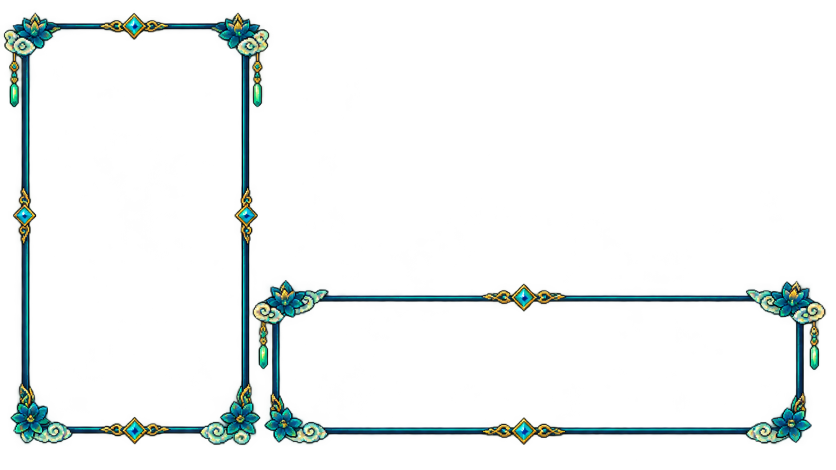
#> input picture assets_src/frames_sheet.png, 1672 x 940 px, given in place of plants_sheet.png, which was not available (shown at 1/2 size)
$ python slice_sheets.py
#> lines starting #> are read from the running program, lines starting #| are printed output that depends on the picture; after the words box and inside, x2 and y2 are one past the last pixel; in counts of white or black regions, pixels touching at a corner belong together; pictures that were not available may be replaced by others from this repository, and a replacement may not be noted
#> in cut_rgba, a is the input picture: shape (940, 1672, 4); mean R, G, B, A 5, 11, 10.7, 19.2
#!/usr/bin/env python3
"""Cắt 3 ảnh sheet trong assets_src/ (lưới 4 cột x 3 hàng) thành sprite lẻ trong assets/.
Chạy:  pip install pillow numpy scipy   rồi   python tools/slice_sheets.py
Thay ảnh sheet mới (cùng bố cục 4x3) rồi chạy lại là cập nhật asset."""
import os
import numpy as np
from PIL import Image
from scipy import ndimage as ndi

ROOT = os.path.dirname(os.path.dirname(os.path.abspath(__file__)))
SRC, OUT = os.path.join(ROOT, "assets_src"), os.path.join(ROOT, "assets")

PLANTS = ["grass", "ginseng", "lingzhi", "lotus", "fire", "gold", "lily", "blood", "bamboo", "fruit", "jade", "cloud"]
TILES = ["empty", "seed", "sprout", "grow", "ripe", "wilt", "water", "gold", "fence", "trough", "rune", "scarecrow"]
SKILLS = ["meditate", "sword", "body", "scroll", "fist", "book_gold", "book_blue", "book_brown",
          "book_pale", "book_purple", "book_green", "book_red"]


def grid_order(comps, H, W):
    """Xếp 12 thành phần theo hàng (trên->dưới) rồi cột (trái->phải) của lưới 3x4."""
    return sorted(comps, key=lambda c: (min(2, int(c[1] / (H / 3))), min(3, int(c[2] / (W / 4)))))


def components(mask):
    lab, n = ndi.label(mask)
    sizes = ndi.sum(mask, lab, range(1, n + 1))
    ids = [i + 1 for i in np.argsort(sizes)[::-1][:12]]
    comps = []
    for i in ids:
        ys, xs = np.where(lab == i)
        comps.append((i, ys.mean(), xs.mean()))
    return lab, comps


def save(img, folder, name, sizes):
    os.makedirs(os.path.join(OUT, folder), exist_ok=True)
    for suffix, m in sizes:
        im = img.copy()
        im.thumbnail((m, m), Image.LANCZOS)
        im.save(os.path.join(OUT, folder, f"{name}{suffix}.png"), optimize=True)


def cut_rgba(path, names, folder, sizes, grow=5, th=60):
    a = np.array(Image.open(path).convert("RGBA"))
    al = a[..., 3]
    lab, comps = components(al > th)
#> in components, `lab, n = ndi.label(mask)`: lab: shape (940, 1672) int32; 3 distinct labels, from 0 to 2
#> in components, `lab, n = ndi.label(mask)`: n = 2
#> in components, `lab, n = ndi.label(mask)`:
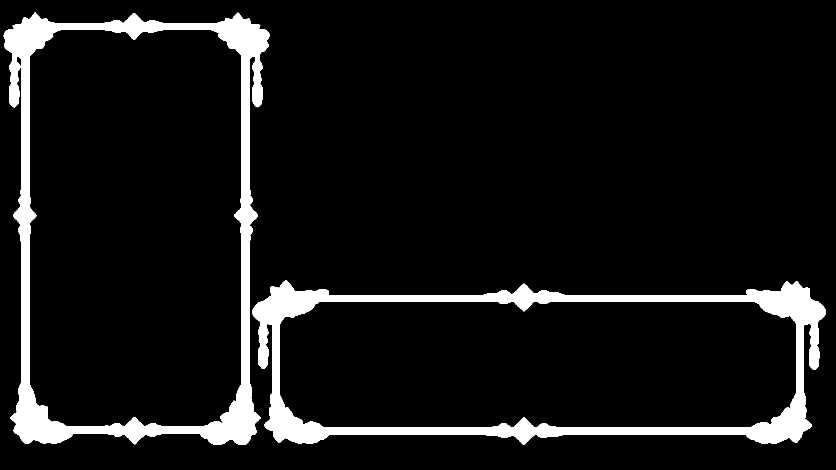
#> mask: shape (940, 1672) bool (shown at 1/2 size); 8% white; 2 white regions, box (x1, y1, x2, y2) and area: (7, 25, 539, 890) 64435, (505, 560, 1652, 890) 61927
#> in components, `sizes = ndi.sum(mask, lab, range(1, n + 1))`: sizes = [64435, 61927]
#> in components, `ids = [i + 1 for i in np.argsort(sizes)[::-1][:12]]`: ids = [1, 2]
#> the loop in components, `for i in ids:` made 2 passes
#> after the loop in components, `for i in ids:`: comps = [(1, 453.5, 270.2), (2, 723.9, 1080.3)]
#> the loop in cut_rgba, `for (i, _, _), nm in zip(grid_order(comps, *al.shape), names):` made 2 passes
#> (i, nm) on passes 1 to 2: (1, 'grass'), (2, 'ginseng')
#| plants grass
#| plants ginseng
#> call 2 of cut_rgba, with path = 'assets_src/farm_sheet.png', folder = 'farm', grow = 4, th = 60
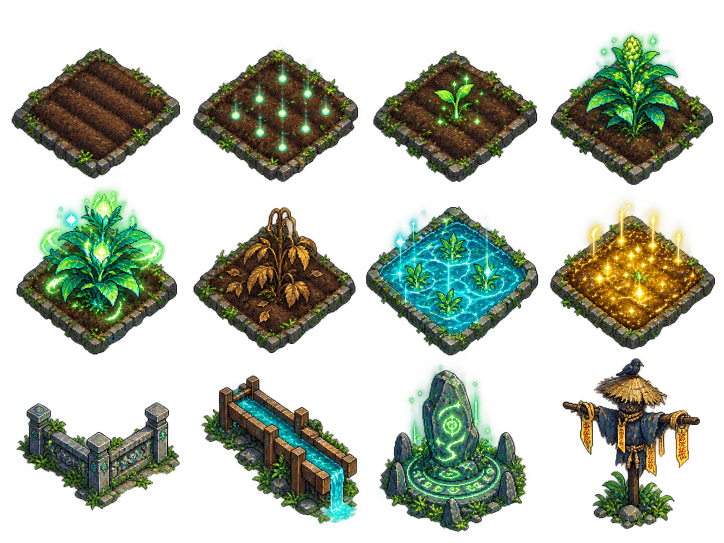
#> input picture assets_src/farm_sheet.png, 1448 x 1086 px (shown at 1/2 size)
#> in cut_rgba, a is the input picture: shape (1086, 1448, 4); mean R, G, B, A 35.2, 44.8, 27.6, 97.3
#> in components (call 2), `lab, n = ndi.label(mask)`:
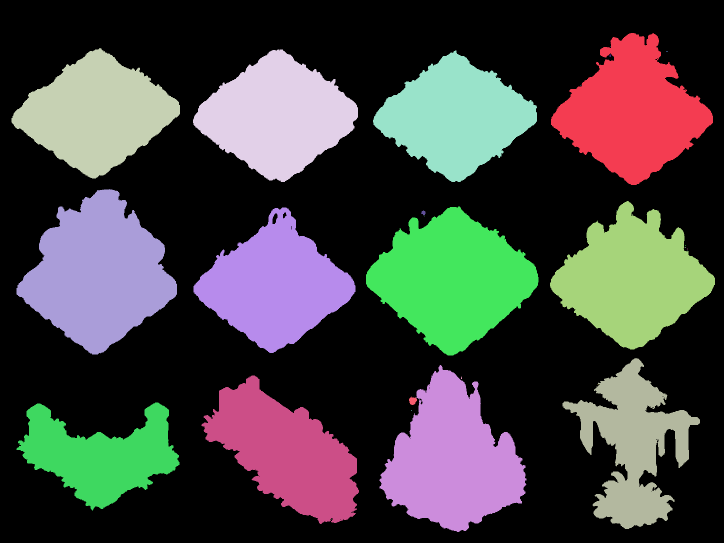
#> lab: shape (1086, 1448) int32 (shown at 1/2 size); 31 distinct labels, from 0 to 30; one colour per label, 0 black
#> in components (call 2), `lab, n = ndi.label(mask)`: n = 30
#> in components (call 2), `lab, n = ndi.label(mask)`: mask: shape (1086, 1448) bool; 39.8% white; 25 white regions (12 under 20 px), largest, box (x1, y1, x2, y2) and area: (33, 378, 354, 709) 63778, (732, 413, 1077, 711) 61923, (759, 730, 1053, 1064) 58051
#> in components (call 2), `sizes = ndi.sum(mask, lab, range(1, n + 1))`: sizes = 30 values, max 63778 at index 9, min 1 at index 1, mean 20848.7
#> in components (call 2), `ids = [i + 1 for i in np.argsort(sizes)[::-1][:12]]`: ids = [10, 12, 23, 11, 1, 4, 13, 3, 5, 24, 22, 28]
#> the loop in components (call 2), `for i in ids:` made 12 passes
#> i on passes 1 to 12: 10, 12, 23, 11, 1, 4, 13, 3, 5, 24, 22, 28
#> after the loop in components (call 2), `for i in ids:`: comps = [(10, 546.8, 196.1), (12, 558.4, 904.1), (23, 919.4, 904.7), (11, 557.4, 1263.8), (1, 222.9, 1264.1), (4, 232, 554), (13, 570, 549.5), (3, 226.8, 192.3), (5, 233.8, 910.8), (24, 904.5, 571.7), (22, 888.7, 1265.9), (28, 910.7, 200)]
#> the loop in cut_rgba (call 2), `for (i, _, _), nm in zip(grid_order(comps, *al.shape), names):` made 12 passes
#| farm empty
#| farm seed
#| farm sprout
#| farm grow
#| farm ripe
#| farm wilt
#| farm water
#| farm gold
#> (further printed lines are left out)
#> after the loop in cut_rgba (call 2), `for (i, _, _), nm in zip(grid_order(comps, *al.shape), names):`: m: shape (1086, 1448) bool; 3% white; 1 white region, box (x1, y1, x2, y2) and area: (1121, 712, 1404, 1062) 47914
    for (i, _, _), nm in zip(grid_order(comps, *al.shape), names):
        m = ndi.binary_dilation(lab == i, iterations=grow)
        sub = a.copy()
        sub[..., 3] = np.where(m, al, 0)
        sub[..., 3] = np.where(sub[..., 3] < 24, 0, sub[..., 3])
        ys, xs = np.where(sub[..., 3] > 0)
        save(Image.fromarray(sub[ys.min():ys.max() + 1, xs.min():xs.max() + 1]), folder, nm, sizes)
        print(folder, nm)


def cut_medallions(path, names, folder, sizes):
#> called with path = 'assets_src/skills_sheet.png', folder = 'skills'
    a = np.array(Image.open(path).convert("RGB")).astype(int)
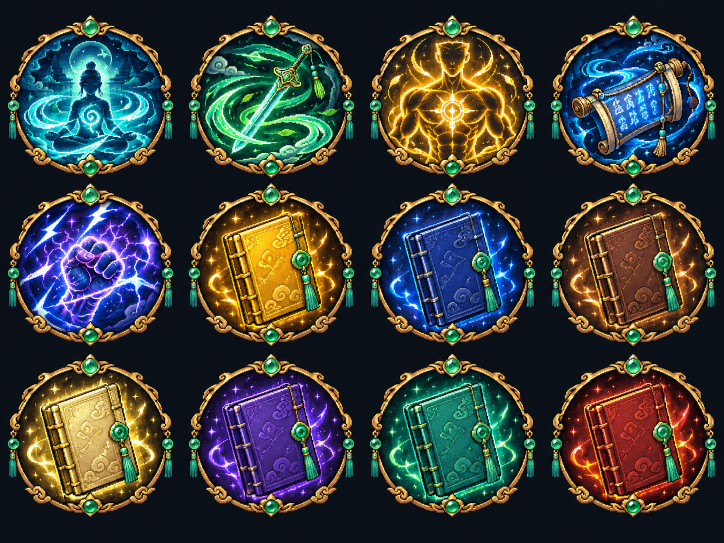
#> input picture assets_src/skills_sheet.png, 1448 x 1086 px (shown at 1/2 size)
#> a: shape (1086, 1448, 3) int64
    bg = np.median(a[:8, :8].reshape(-1, 3), axis=0)
#> bg = [10, 16, 24]
    fg = np.abs(a - bg).sum(2) > 40
#> fg: shape (1086, 1448) bool; 54% white; 3558 black regions (3259 under 20 px), largest, box (x1, y1, x2, y2) and area: (0, 0, 1448, 1086) 669871, (390, 59, 635, 298) 5454, (1114, 61, 1360, 298) 3345
    lab, comps = components(ndi.binary_closing(fg, iterations=3))
#> in components (call 3), `lab, n = ndi.label(mask)`:
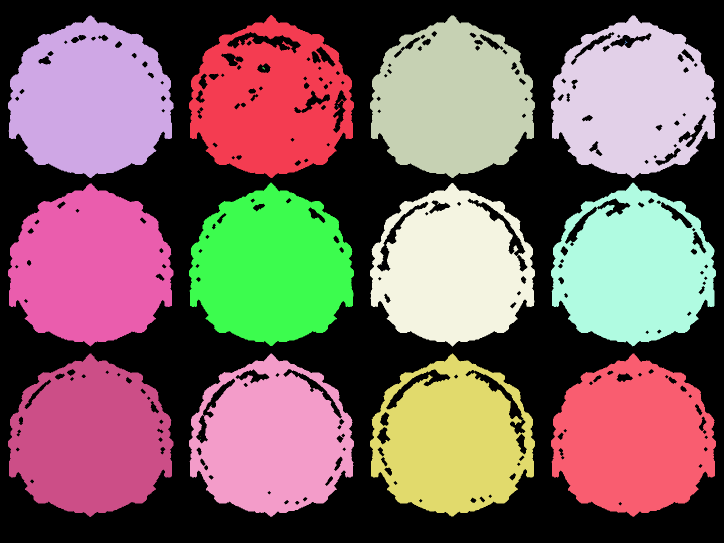
#> lab: shape (1086, 1448) int32 (shown at 1/2 size); 36 distinct labels, from 0 to 35; one colour per label, 0 black
#> in components (call 3), `lab, n = ndi.label(mask)`: n = 35
#> in components (call 3), `lab, n = ndi.label(mask)`:
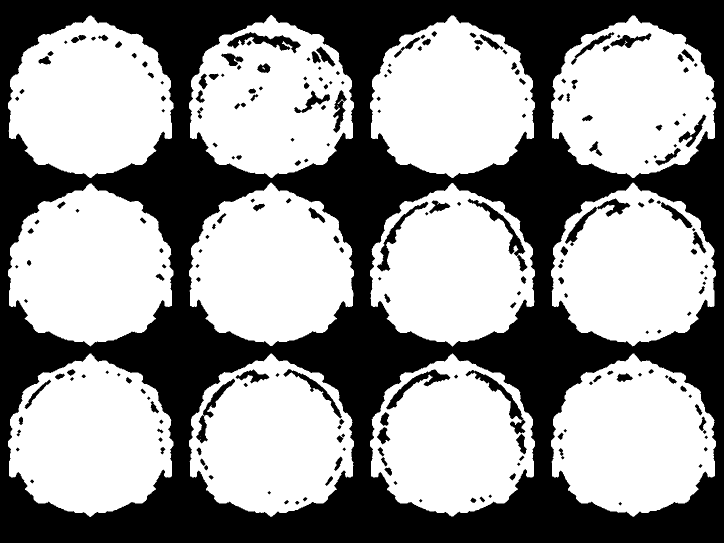
#> mask: shape (1086, 1448) bool (shown at 1/2 size); 58% white; 231 black regions, largest, box (x1, y1, x2, y2) and area: (0, 0, 1448, 1086) 618657, (931, 740, 1051, 869) 2366, (454, 64, 602, 107) 2296
#> in components (call 3), `sizes = ndi.sum(mask, lab, range(1, n + 1))`: sizes = 35 values, max 78883 at index 19, min 1 at index 4, mean 26040.1
#> in components (call 3), `ids = [i + 1 for i in np.argsort(sizes)[::-1][:12]]`: ids = [20, 17, 2, 27, 24, 3, 18, 4, 25, 19, 26, 1]
#> the loop in components (call 3), `for i in ids:` made 12 passes
#> i on passes 1, 2, 4, 5, 6, 7, 8, 9, 10, 11, 12: 20, 17, 27, 24, 3, 18, 4, 25, 19, 26, 1
#> after the loop in components (call 3), `for i in ids:`: comps = [(20, 535.2, 180.5), (17, 536.2, 542.1), (2, 200.5, 180.5), (27, 877.6, 1265.8), (24, 877.8, 180.7), (3, 201.6, 903.9), (18, 539.1, 1266.5), (4, 200.3, 1265.5), (25, 880, 543.1), (19, 539.3, 904), (26, 881.1, 904), (1, 204.6, 540.4)]
    for (i, _, _), nm in zip(grid_order(comps, *fg.shape), names):
        m = ndi.binary_fill_holes(lab == i)
        ys, xs = np.where(m)
        rgba = np.dstack([a.astype(np.uint8), (m * 255).astype(np.uint8)])
        save(Image.fromarray(rgba[ys.min():ys.max() + 1, xs.min():xs.max() + 1]), folder, nm, sizes)
        print(folder, nm)
#> this loop made 12 passes
#> nm on pass 2: 'sword'
#| skills meditate
#| skills sword
#| skills body
#| skills scroll
#| skills fist
#| skills book_gold
#| skills book_blue
#| skills book_brown
#> (further printed lines are left out)
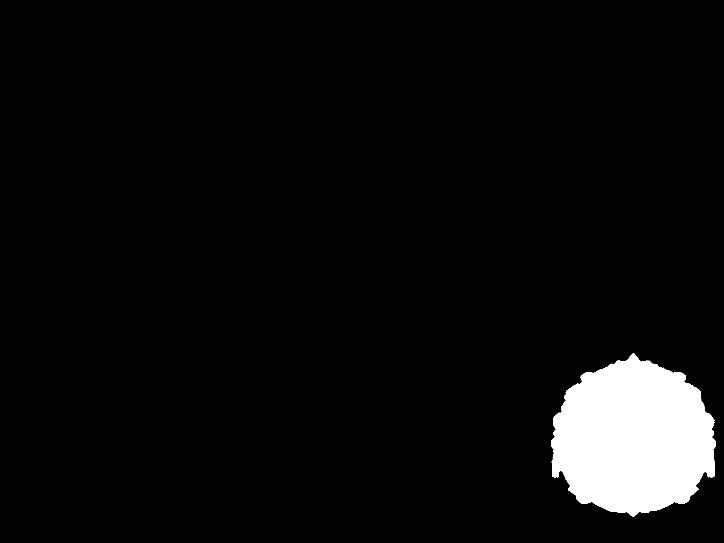
#> m: shape (1086, 1448) bool (shown at 1/2 size); 5.1% white; 1 white region, box (x1, y1, x2, y2) and area: (1102, 707, 1432, 1034) 79477


if __name__ == "__main__":
    cut_rgba(os.path.join(SRC, "plants_sheet.png"), PLANTS, "plants", [("", 160), ("_48", 48)])
    cut_rgba(os.path.join(SRC, "farm_sheet.png"), TILES, "farm", [("", 220)], grow=4)
    cut_medallions(os.path.join(SRC, "skills_sheet.png"), SKILLS, "skills", [("", 128), ("_40", 40)])
